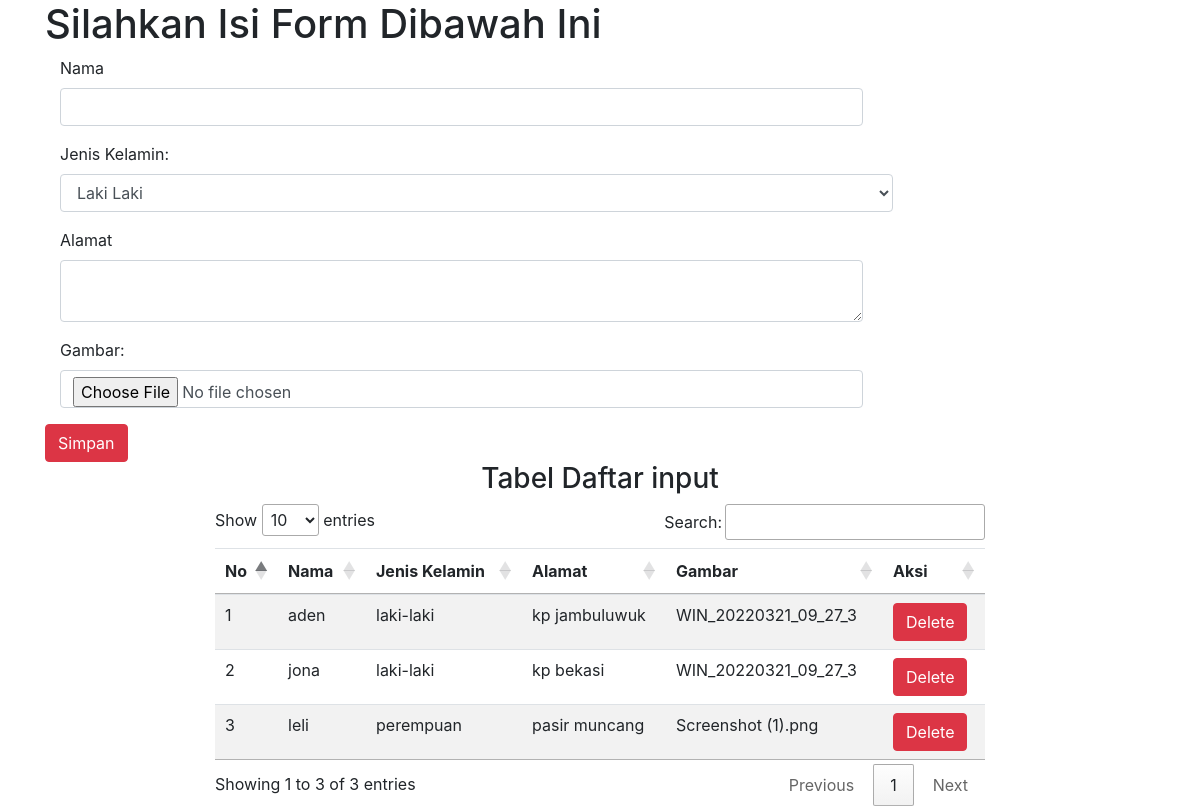
The page / on the database its author committed.
### tables this page shows
CREATE TABLE `form1` (
  `id` int(11) NOT NULL,
  `nama` varchar(50) NOT NULL,
  `j_kelamin` varchar(30) NOT NULL,
  `alamat` text NOT NULL,
  `poto` varchar(20) NOT NULL
);

### index.php (the view, shortened to what this page needs)
<!DOCTYPE html>
<html>
<head>
	<link rel="stylesheet" type="text/css" href="css/bootstrap.css">
	 <link rel="stylesheet" type="text/css" href="//cdn.datatables.net/1.10.11/css/jquery.dataTables.min.css">
</head>
<body>
	 <?php
 include('simpan.php');
 $query = "SELECT * FROM form1";
 $result = mysqli_query($conn , $query);
 ?>
   <div class="container">
     <h1>Silahkan Isi Form Dibawah Ini</h1>
		   <form class="form-horizontal" action="tambah.php" 	 method="POST" >
				<div class="form-group">
					<label input data l class="control-label col-sm-2" for="nama">Nama</label>
					<div class="col-sm-9">
						<input type="text" class="form-control" name="nama">
					</div>
				</div>
				<div class="form-group">
					<label class="control-label col-sm-2" for="j_kelamin" >Jenis Kelamin:</label>
					 <br>
						<select class="form-control col-sm-9 " style="margin-left: 15px;" name="j_kelamin">
					 	<option value="laki-laki" type="radio" class="form-control">Laki Laki</option>
					 </select>
				</div>
				<div class="form-group">
					<label class="control-label col-sm-2" for="alamat">Alamat </label>
					<div class="col-sm-9">
						<textarea type="text" class="form-control" name="alamat"></textarea>
					</div>
				</div>
				<div class="form-group">
					<label class="control-label col-sm-2" for="poto">Gambar:</label>
					<div class="col-sm-9">
						<input type="file" name="poto" class="form-control">
					</div>
				</div>
				<button type="submit" class="btn btn-danger">Simpan</button>
			</form>
	</div>
		<center>
				<div class="col-sm-8">
				    <h3>Tabel Daftar input</h3>
				    <table class="table table-striped table-hover dtabel">
				     <thead>
				      <tr>
				       <th>No</th>
				       <th>Nama</th>
				       <th>Jenis Kelamin</th>
				       <th>Alamat</th>
				       <th>Gambar</th>
				       <th>Aksi</th>
				      </tr>
				     </thead>
				     <tbody>
						<?php
				       $no = 1;
				       while ($row = mysqli_fetch_assoc($result)) {
				      ?>
				      <tr>
				       <td><?php echo $no++; ?></td>
				       <td><?php echo $row['nama']; ?></td>
				       <td><?php echo $row['j_kelamin']; ?></td>
				       <td><?php echo $row['alamat']; ?></td>
				       <td><?php echo $row['poto']; ?></td>
				       <td>
				        <a href="delet.php?id=<?php echo $row['id']?>" class="btn btn-danger" role="button">Delete</a>
				       </td>
				      </tr>
				      <?php
				       }
				      ?>
				     </tbody>
				    </table>
				   </div>
				</body>
		</body>
</html>

### rows shown on the page
form1: nama "aden", j_kelamin "laki-laki", alamat "kp jambuluwuk", poto "WIN_20220321_09_27_3"
form1: nama "jona", j_kelamin "laki-laki", alamat "kp bekasi", poto "WIN_20220321_09_27_3"
form1: nama "leli", j_kelamin "perempuan", alamat "pasir muncang", poto "Screenshot (1).png"
